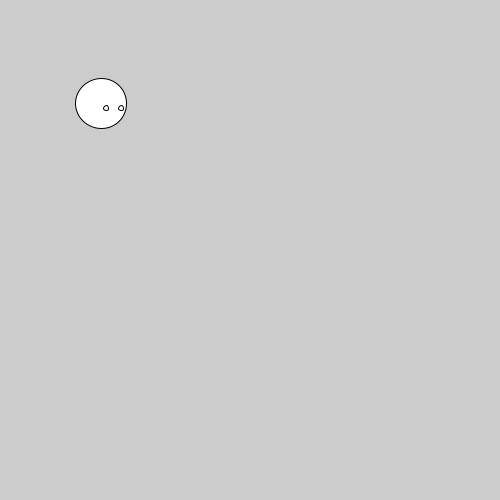
Frame 1 (no input)
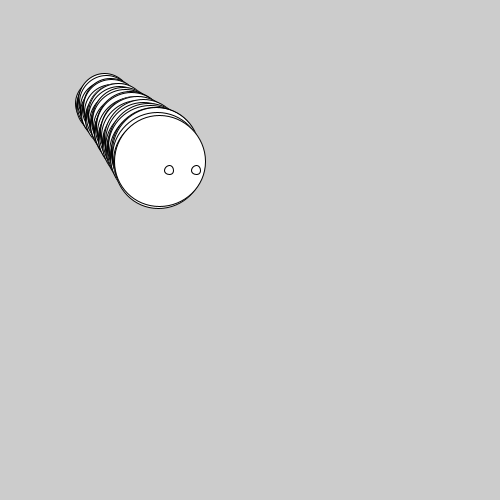
Frame 60 (the mouse pressed at the canvas centre just before this capture)
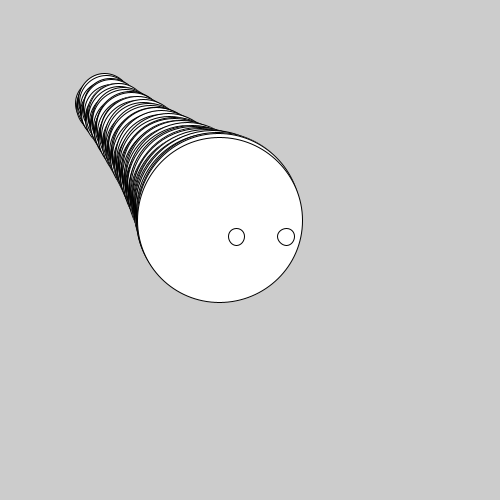
Frame 120 (the mouse held since frame 60 and released just before this capture)

The Processing sketch that drew these frames (run headless with seeded random() and noise(); from frame 60 on, the mouse is pressed at the canvas centre):

// Processing sketch: Creature_walk_rettelser__clean_code_
// ── Creature_walk_rettelser__clean_code_.pde
//Dette skulle være løsningen på "Creature Walk", men der er noget galt!
//
//Opgave 1: Læs programmet med en ven og find ud af hvordan koden fungerer
//Opgave 2: Boldens øjne bevæger sig og forstørres forkert. Det skal rettes
//Opgave 3: Bolden hopper ikke op og ned. Det skal fikses (hint: se ballwalk)
//Opgave 4: Skriv kode-kommentarer, der forklarer dine rettelser og upload til gitHub.
//Opgave 5: Aflever dokument med link på lectio (lectio registrerer ikke en kommentar som aflevering)

int   ballX             = 100, ballY             = 100;
//ændrer eyeRealtive's fra int til float fordi det ganges med zoomFactor som er et kommatal
float eyeLeftRelativeX  = 5, eyeLeftRelativeY  = 5;
float eyeRightRelativeX = 20, eyeRightRelativeY = 5;   
int   speedX            = 1, speedY            = 1;
float ballSize          = 50;
float eyeSize           = 5;
float zoomFactor        = 1.01;

//setup: kører kun en gang ved progam-start
// De to tegn: { } betyder kode scope. Variabler har altid et scope de lever indenfor!
void setup() {  
  size(500, 500);
}

//draw: kører default 30  gange per sekund
void draw() {                         
  //float ballwalk =  sin(ballX*0.5)*10;  //svingning på +10 til -10 pixels 
  ballX         =  ballX  +  speedX;    //flytter min bold 
  ballY         =  ballY  +  speedY;
  ballSize      =  (ballSize*zoomFactor); //gør mit bold størrere
  eyeSize       =  (eyeSize*zoomFactor);
  eyeRightRelativeX *=zoomFactor;
  eyeRightRelativeY *=zoomFactor;
  eyeLeftRelativeX  *=zoomFactor;
  eyeLeftRelativeY  *=zoomFactor;

  clear();
  //plusser y koordinaterner på øjne og "krop" med 5*sin til ballY for at skabe en sinuskurve i bevægelsen der får det til at ligne den går
  ellipse(ballX, ballY +5*sin(ballY), ballSize, ballSize); 
  ellipse(eyeLeftRelativeX + ballX, eyeLeftRelativeY + ballY +5*sin(ballY), eyeSize, eyeSize);
  ellipse(eyeRightRelativeX + ballX, eyeRightRelativeY + ballY +5*sin(ballY), eyeSize, eyeSize);
}
